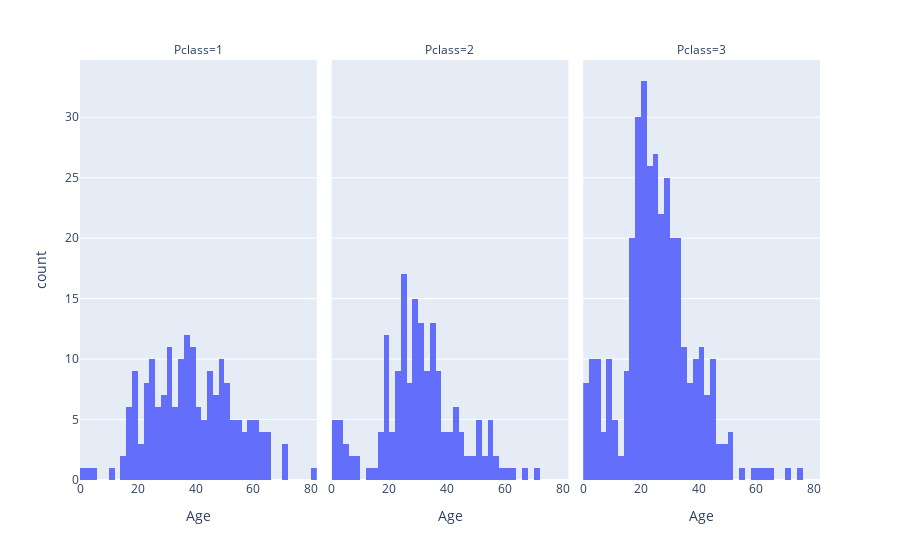

The notebook cell saved with this chart:
### Code cell
fig = px.histogram(df, x = "Age", facet_col = "Pclass", category_orders = {"Pclass": [1, 2, 3]})
fig.show()

### Figure 1 — Plotly figure (JSON) as saved in the notebook; plotly's stock layout.template omitted (floating-point values rounded to 4 significant figures; data arrays with more than 128 entries replaced by an {"elided": "..."} marker saying what was removed)
{"data": [{"alignmentgroup": "True", "bingroup": "x", "hovertemplate": "Pclass=1<br>Age=%{x}<br>count=%{y}<extra></extra>", "legendgroup": "", "marker": {"color": "#636efa", "pattern": {"shape": ""}}, "name": "", "offsetgroup": "", "orientation": "v", "showlegend": false, "type": "histogram", "x": {"elided": "216 float values"}, "xaxis": "x", "yaxis": "y"}, {"alignmentgroup": "True", "bingroup": "x", "hovertemplate": "Pclass=2<br>Age=%{x}<br>count=%{y}<extra></extra>", "legendgroup": "", "marker": {"color": "#636efa", "pattern": {"shape": ""}}, "name": "", "offsetgroup": "", "orientation": "v", "showlegend": false, "type": "histogram", "x": {"elided": "184 float values"}, "xaxis": "x2", "yaxis": "y2"}, {"alignmentgroup": "True", "bingroup": "x", "hovertemplate": "Pclass=3<br>Age=%{x}<br>count=%{y}<extra></extra>", "legendgroup": "", "marker": {"color": "#636efa", "pattern": {"shape": ""}}, "name": "", "offsetgroup": "", "orientation": "v", "showlegend": false, "type": "histogram", "x": {"elided": "491 float values"}, "xaxis": "x3", "yaxis": "y3"}], "layout": {"annotations": [{"font": {}, "showarrow": false, "text": "Pclass=1", "x": 0.16, "xanchor": "center", "xref": "paper", "y": 1, "yanchor": "bottom", "yref": "paper"}, {"font": {}, "showarrow": false, "text": "Pclass=2", "x": 0.5, "xanchor": "center", "xref": "paper", "y": 1, "yanchor": "bottom", "yref": "paper"}, {"font": {}, "showarrow": false, "text": "Pclass=3", "x": 0.84, "xanchor": "center", "xref": "paper", "y": 1, "yanchor": "bottom", "yref": "paper"}], "barmode": "relative", "legend": {"tracegroupgap": 0}, "margin": {"t": 60}, "xaxis": {"anchor": "y", "domain": [0, 0.32], "title": {"text": "Age"}}, "xaxis2": {"anchor": "y2", "domain": [0.34, 0.66], "matches": "x", "title": {"text": "Age"}}, "xaxis3": {"anchor": "y3", "domain": [0.68, 1.0], "matches": "x", "title": {"text": "Age"}}, "yaxis": {"anchor": "x", "domain": [0, 1], "title": {"text": "count"}}, "yaxis2": {"anchor": "x2", "domain": [0, 1], "matches": "y", "showticklabels": false}, "yaxis3": {"anchor": "x3", "domain": [0, 1], "matches": "y", "showticklabels": false}}}
